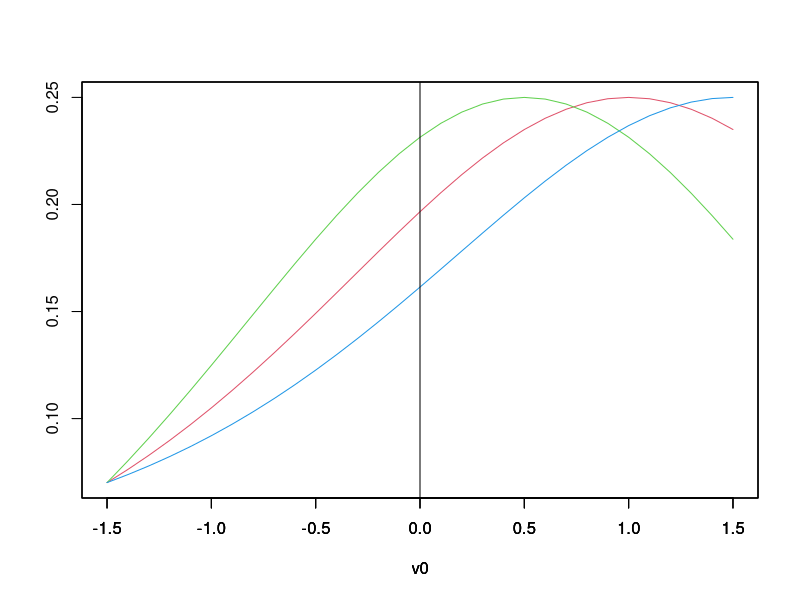
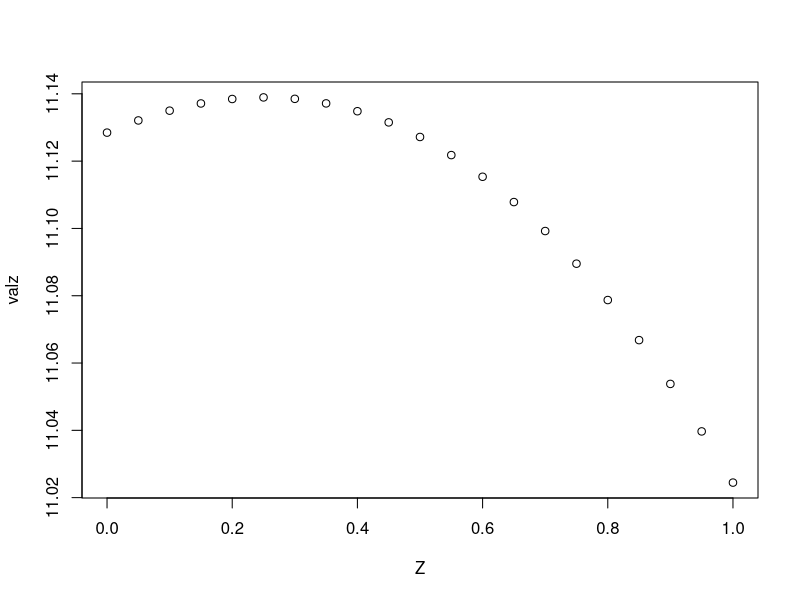
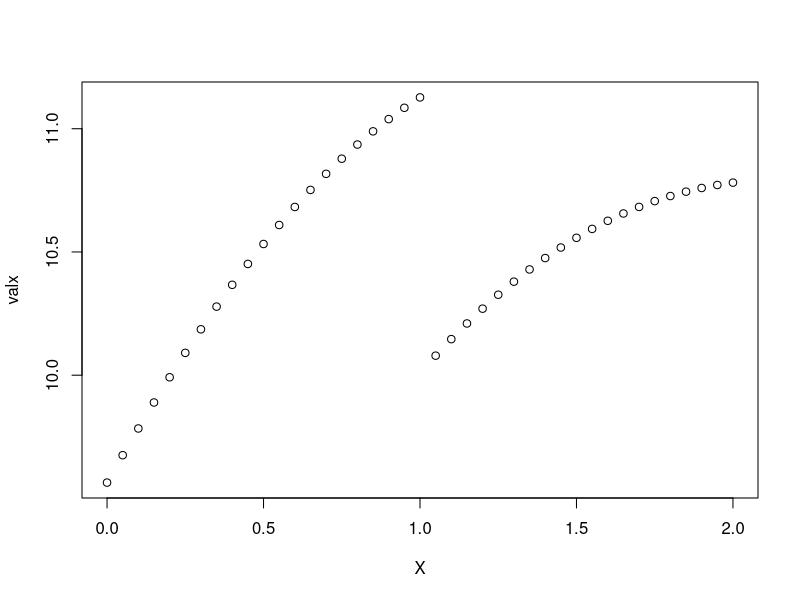

The R script that drew these images, in order: (Note: this script raises an error after producing the figures.)
#this code plots the PDF for the preferences of each of the three legislators around the zero line, 
#to the right of which the legislator votes for the status quo (B's favorite option)
v0 <- seq(-1.5, 1.5, 0.1) #x-axis, preference-space

s = 1                          #scale parameter to shift each pdf; this is negative of alpha value
lpdf0 <- dlogis(v0, location = 0+s, scale = 1, log = FALSE)      #middle / X
lpdfnp5 <- dlogis(v0, location = -0.5+s, scale = 1, log = FALSE) #foe / left / Z
lpdfp5 <- dlogis(v0, location = 0.5+s, scale = 1, log = FALSE)   #friend / right / Y

plot(v0,lpdf0,col=2, type="l",ylab="")            #col=2 is red for middle legislator
par(new=T)                                        #holds plot for next series
plot(v0,lpdfnp5,col=3, type="l",yaxt="n",ylab="") #col=3 is green for most opposed legislator
par(new=T)
plot(v0,lpdfp5,col=4, type="l",yaxt="n",ylab="")  #col=4 is blue for most friendly legislator
par(new=T)
abline(v=0)                                       #draws vertical black line


#Calculate potential bribe values for WB=8, al=-.3
WB=13
X=s
Y=0.5 +s
Z=-0.5+s

#solve for net position if each legislator was the only one with a NNB
fx <- function(x) ((exp(-Z)+exp(-Y))*exp(-x))/((1+exp(-Z))*(1+exp(-Y))*(1+exp(-x))^2)-1/WB
x <-uniroot(fx, c(0,1.5))
fz <- function(z) ((exp(-X)+exp(-Y))*exp(-z))/((1+exp(-X))*(1+exp(-Y))*(1+exp(-z))^2)-1/WB
z <-uniroot(fz, c(0,2))
fy <- function(y) ((exp(-X)+exp(-Z))*exp(-y))/((1+exp(-X))*(1+exp(-Z))*(1+exp(-y))^2)-1/WB
y <-uniroot(fy, c(0,2))

X=x$root #redefine X to be inclusive of optimal bribe
#compute value when x is only NNB
valx <- WB*((1/(1+exp(-X)))*(1/(1+exp(-Y)))*(1-1/(1+exp(-Z))) + (1/(1+exp(-X)))*(1/(1+exp(-Z)))*(1-1/(1+exp(-Y))) + (1/(1+exp(-Z)))*(1/(1+exp(-Y)))*(1-1/(1+exp(-X))) + (1/(1+exp(-X)))*(1/(1+exp(-Y)))*(1/(1+exp(-Z))))- (X -s)

Y=y$root #redefine Y to be inclusive of optimal bribe
#compute value when y is only NNB
valy <- WB*((1/(1+exp(-X)))*(1/(1+exp(-Y)))*(1-1/(1+exp(-Z))) + (1/(1+exp(-X)))*(1/(1+exp(-Z)))*(1-1/(1+exp(-Y))) + (1/(1+exp(-Z)))*(1/(1+exp(-Y)))*(1-1/(1+exp(-X))) + (1/(1+exp(-X)))*(1/(1+exp(-Y)))*(1/(1+exp(-Z))))- (X -s)

rm(list = ls(all = TRUE)) #clear workspace for safety's sake

#this code examines shape of first order condition and value function when we know
#that two of the variables are zero
s=1       #again, -alpha
WB =13
X=s
Y=0.5 +s
Z=-0.5+s

#examine shape of optimal value function; remember to shift value of Z
Z = seq(0,1,.05)
valz <- WB*((1/(1+exp(-X)))*(1/(1+exp(-Y))) + (1/(1+exp(-X)))*(1/(1+exp(-Z-.5))) + (1/(1+exp(-Z-.5)))*(1/(1+exp(-Y))) - 2*(1/(1+exp(-X)))*(1/(1+exp(-Y)))*(1/(1+exp(-Z-.5)))) - (Z +.5 -s)
plot(Z,valz)

X = seq(0,2,.05)
valx <- WB*((1/(1+exp(-X)))*(1/(1+exp(-Y)))*(1-1/(1+exp(-Z))) + (1/(1+exp(-X)))*(1/(1+exp(-Z)))*(1-1/(1+exp(-Y))) + (1/(1+exp(-Z)))*(1/(1+exp(-Y)))*(1-1/(1+exp(-X))) + (1/(1+exp(-X)))*(1/(1+exp(-Y)))*(1/(1+exp(-Z))))- (X -s)
plot(X,valx)

#set z vector in neighborhood of guess for optimal value of z
#z_foc is first order condition: will be zero at optimal value
z = seq(0,1,.05)
z_foc = ((exp(-X)+exp(-Y))*exp(-z-.5))/((1+exp(-X))*(1+exp(-Y))*(1+exp(-z-.5))^2) -1/WB
plot(z,z_foc)

x = seq(0,1,.05)
x_foc = ((exp(-Z)+exp(-Y))*exp(-x))/((1+exp(-Z))*(1+exp(-Y))*(1+exp(-x))^2)-1/WB
plot(x,x_foc)
